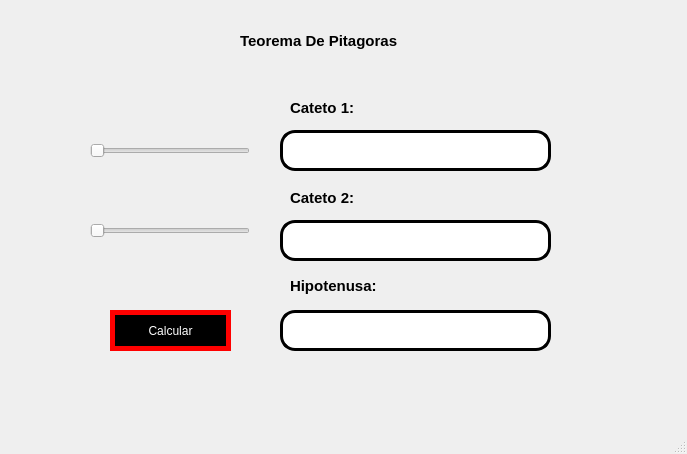
<?xml version="1.0" encoding="UTF-8"?>
<ui version="4.0">
 <class>MainWindow</class>
 <widget class="QMainWindow" name="MainWindow">
  <property name="geometry">
   <rect>
    <x>0</x>
    <y>0</y>
    <width>687</width>
    <height>454</height>
   </rect>
  </property>
  <property name="windowTitle">
   <string>MainWindow</string>
  </property>
  <widget class="QWidget" name="centralwidget">
   <widget class="QLabel" name="label">
    <property name="geometry">
     <rect>
      <x>10</x>
      <y>10</y>
      <width>181</width>
      <height>111</height>
     </rect>
    </property>
    <property name="styleSheet">
     <string notr="true"/>
    </property>
    <property name="text">
     <string/>
    </property>
    <property name="pixmap">
     <pixmap>:/Ejercicios/nata.jpg</pixmap>
    </property>
    <property name="scaledContents">
     <bool>true</bool>
    </property>
   </widget>
   <widget class="QLabel" name="label_2">
    <property name="geometry">
     <rect>
      <x>470</x>
      <y>10</y>
      <width>181</width>
      <height>111</height>
     </rect>
    </property>
    <property name="styleSheet">
     <string notr="true"/>
    </property>
    <property name="text">
     <string/>
    </property>
    <property name="pixmap">
     <pixmap>:/Logos/mishi.jpg</pixmap>
    </property>
    <property name="scaledContents">
     <bool>true</bool>
    </property>
   </widget>
   <widget class="QLabel" name="label_3">
    <property name="geometry">
     <rect>
      <x>520</x>
      <y>320</y>
      <width>151</width>
      <height>91</height>
     </rect>
    </property>
    <property name="styleSheet">
     <string notr="true"/>
    </property>
    <property name="text">
     <string/>
    </property>
    <property name="pixmap">
     <pixmap>:/Logos/peso.jpg</pixmap>
    </property>
    <property name="scaledContents">
     <bool>true</bool>
    </property>
   </widget>
   <widget class="QLabel" name="label_4">
    <property name="geometry">
     <rect>
      <x>290</x>
      <y>100</y>
      <width>91</width>
      <height>16</height>
     </rect>
    </property>
    <property name="font">
     <font>
      <pointsize>11</pointsize>
      <weight>75</weight>
      <bold>true</bold>
     </font>
    </property>
    <property name="text">
     <string>Cateto 1:</string>
    </property>
   </widget>
   <widget class="QLineEdit" name="txt_cateto1">
    <property name="geometry">
     <rect>
      <x>280</x>
      <y>130</y>
      <width>271</width>
      <height>41</height>
     </rect>
    </property>
    <property name="font">
     <font>
      <weight>75</weight>
      <italic>false</italic>
      <bold>true</bold>
      <underline>false</underline>
     </font>
    </property>
    <property name="styleSheet">
     <string notr="true">border: 3px solid black;
border-radius: 15px;</string>
    </property>
    <property name="text">
     <string/>
    </property>
   </widget>
   <widget class="QSlider" name="slider_cateto1">
    <property name="geometry">
     <rect>
      <x>90</x>
      <y>140</y>
      <width>160</width>
      <height>22</height>
     </rect>
    </property>
    <property name="orientation">
     <enum>Qt::Horizontal</enum>
    </property>
   </widget>
   <widget class="QLabel" name="label_5">
    <property name="geometry">
     <rect>
      <x>240</x>
      <y>25</y>
      <width>211</width>
      <height>31</height>
     </rect>
    </property>
    <property name="font">
     <font>
      <pointsize>11</pointsize>
      <weight>75</weight>
      <bold>true</bold>
     </font>
    </property>
    <property name="text">
     <string>Teorema De Pitagoras</string>
    </property>
   </widget>
   <widget class="QLineEdit" name="txt_cateto2">
    <property name="geometry">
     <rect>
      <x>280</x>
      <y>220</y>
      <width>271</width>
      <height>41</height>
     </rect>
    </property>
    <property name="font">
     <font>
      <weight>75</weight>
      <italic>false</italic>
      <bold>true</bold>
      <underline>false</underline>
     </font>
    </property>
    <property name="styleSheet">
     <string notr="true">border: 3px solid black;
border-radius: 15px;</string>
    </property>
    <property name="text">
     <string/>
    </property>
   </widget>
   <widget class="QLabel" name="label_6">
    <property name="geometry">
     <rect>
      <x>290</x>
      <y>190</y>
      <width>91</width>
      <height>16</height>
     </rect>
    </property>
    <property name="font">
     <font>
      <pointsize>11</pointsize>
      <weight>75</weight>
      <bold>true</bold>
     </font>
    </property>
    <property name="text">
     <string>Cateto 2:</string>
    </property>
   </widget>
   <widget class="QPushButton" name="btn_calcular">
    <property name="geometry">
     <rect>
      <x>110</x>
      <y>310</y>
      <width>121</width>
      <height>41</height>
     </rect>
    </property>
    <property name="styleSheet">
     <string notr="true">background-color: rgb(0,0,0);
color: rgb(255,255,255);
border-radius:25px;
border:5px solid red</string>
    </property>
    <property name="text">
     <string>Calcular</string>
    </property>
   </widget>
   <widget class="QSlider" name="slider_cateto2">
    <property name="geometry">
     <rect>
      <x>90</x>
      <y>220</y>
      <width>160</width>
      <height>22</height>
     </rect>
    </property>
    <property name="orientation">
     <enum>Qt::Horizontal</enum>
    </property>
   </widget>
   <widget class="QLineEdit" name="txt_hipotenusa">
    <property name="geometry">
     <rect>
      <x>280</x>
      <y>310</y>
      <width>271</width>
      <height>41</height>
     </rect>
    </property>
    <property name="font">
     <font>
      <weight>75</weight>
      <italic>false</italic>
      <bold>true</bold>
      <underline>false</underline>
     </font>
    </property>
    <property name="styleSheet">
     <string notr="true">border: 3px solid black;
border-radius: 15px;</string>
    </property>
    <property name="text">
     <string/>
    </property>
   </widget>
   <widget class="QLabel" name="label_7">
    <property name="geometry">
     <rect>
      <x>290</x>
      <y>275</y>
      <width>121</width>
      <height>21</height>
     </rect>
    </property>
    <property name="font">
     <font>
      <pointsize>11</pointsize>
      <weight>75</weight>
      <bold>true</bold>
     </font>
    </property>
    <property name="text">
     <string>Hipotenusa:</string>
    </property>
   </widget>
  </widget>
  <widget class="QMenuBar" name="menubar">
   <property name="geometry">
    <rect>
     <x>0</x>
     <y>0</y>
     <width>687</width>
     <height>26</height>
    </rect>
   </property>
  </widget>
  <widget class="QStatusBar" name="statusbar"/>
 </widget>
 <resources/>
 <connections/>
</ui>
